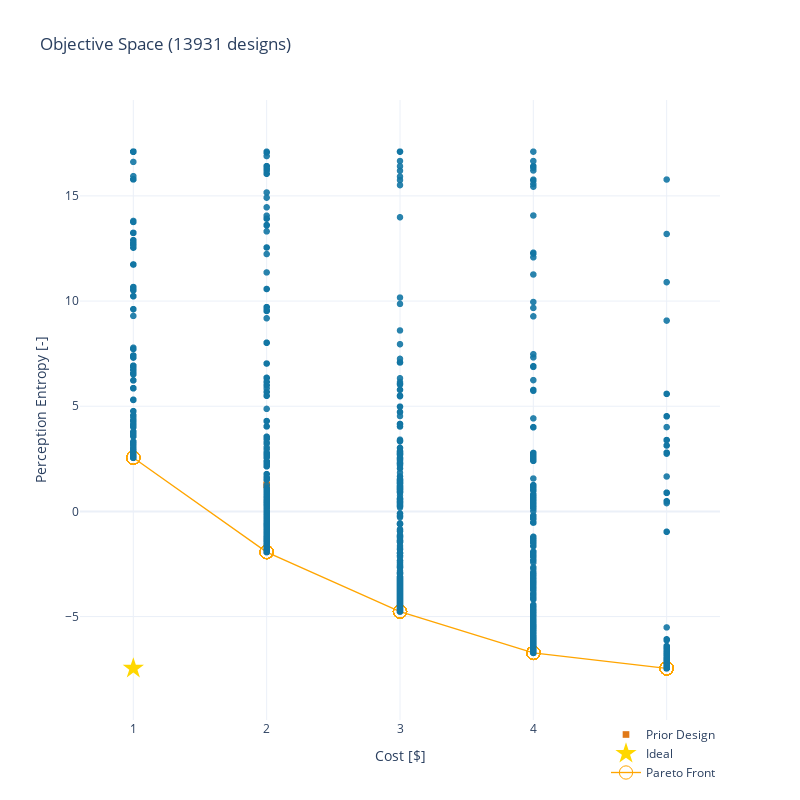

Notebook code cell kept with this figure:
### Markdown cell above
## Plot the tradespace

Conveniently you can do this without the Problem definition, assuming you used the standard problem definition.

### Code cell
plot_tradespace(df)

### Figure 1 — Plotly figure (JSON) as saved in the notebook; plotly's stock layout.template omitted (floating-point values rounded to 4 significant figures; data arrays with more than 128 entries replaced by an {"elided": "..."} marker saying what was removed)
{"data": [{"customdata": {"elided": "13930x1 str values"}, "hovertemplate": "%{customdata[0]}<br>Cost [$]: %{x:.2f}<br>Perception Entropy [-]: %{y:.2f} ", "hovertext": {"elided": "13930 str values"}, "legendgroup": "", "marker": {"color": "#1276a4", "opacity": 0.9, "size": 6.667, "symbol": "circle"}, "mode": "markers", "name": "", "showlegend": false, "type": "scattergl", "x": {"elided": "13930 int values"}, "xaxis": "x", "y": {"elided": "13930 float values"}, "yaxis": "y"}, {"customdata": ["Name"], "hoverinfo": "text", "hovertemplate": "%{customdata[0]}<br>Cost [$]: %{x:.2f}<br>Perception Entropy [-]: %{y:.2f} ", "marker": {"color": "#dd6b00", "size": 6.667, "symbol": "square"}, "mode": "markers", "name": "Prior Design", "opacity": 0.9, "text": ["Prior Design"], "type": "scatter", "x": [2], "y": [1.265]}, {"hoverinfo": "none", "marker": {"color": "gold", "size": 16, "symbol": "star"}, "mode": "markers", "name": "Ideal", "type": "scatter", "x": [1], "y": [-7.461]}, {"hoverinfo": "none", "line": {"color": "orange", "width": 1.333}, "marker": {"color": "orange", "size": 13.33, "symbol": "circle-open"}, "mode": "lines+markers", "name": "Pareto Front", "type": "scatter", "x": {"elided": "146 int values"}, "y": {"elided": "146 float values"}}], "layout": {"clickmode": "event+select", "height": 800, "hovermode": "closest", "legend": {"tracegroupgap": 0, "x": 1, "xanchor": "right", "y": 0, "yanchor": "top"}, "title": {"text": "Objective Space (13931 designs)"}, "width": 800, "xaxis": {"anchor": "y", "domain": [0, 1], "range": [0.6, 5.4], "title": {"text": "Cost [$]"}}, "yaxis": {"anchor": "x", "domain": [0, 1], "range": [-9.918, 19.56], "title": {"text": "Perception Entropy [-]"}}}}
